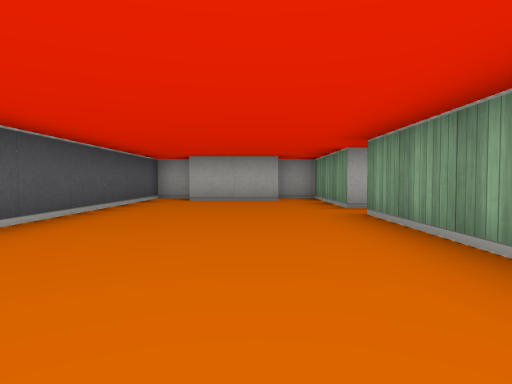
View 1 (above)

19 first-person views from a walk through a cub3D maze. The camera is about half as high as the walls, tilts 2° down and sees 75° across. The floor is counted in squares. Each view is taken from the middle of a square. On the plan, view 1 faces up. The plan holds only what a view shows up to about 9 squares ahead; the rest is blank. The place goes on beyond the plan.

View 2
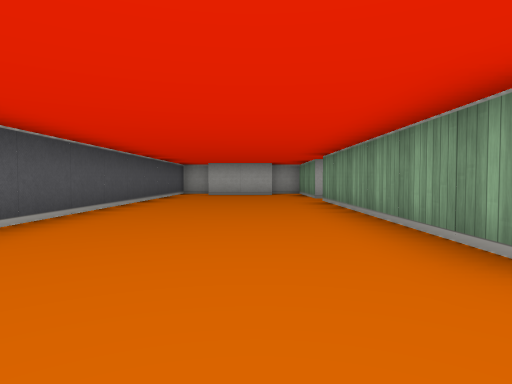

View 3
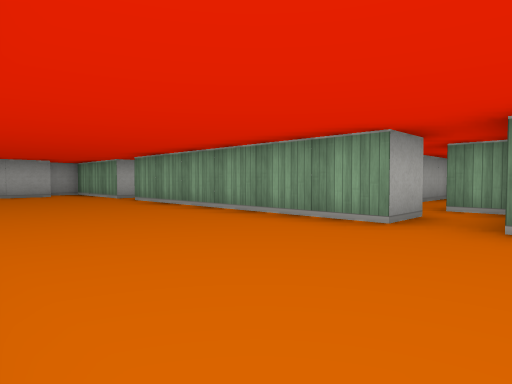

View 4
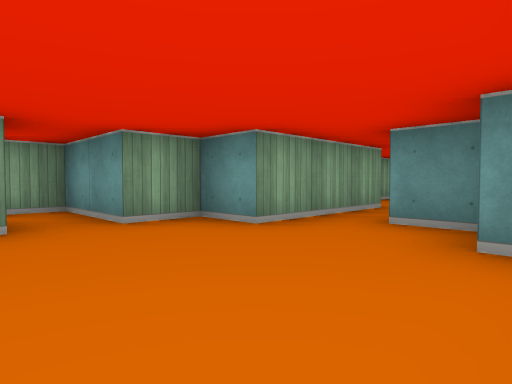

View 5
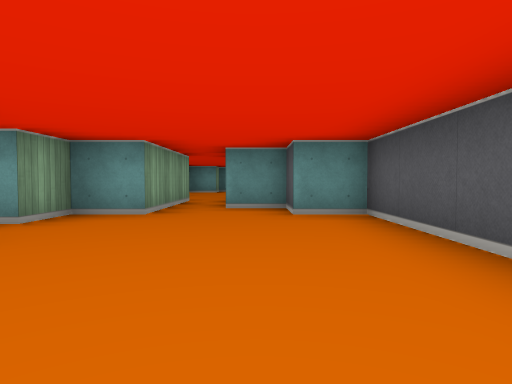

View 6
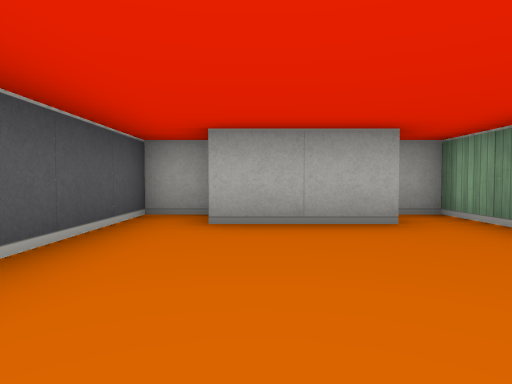

View 7
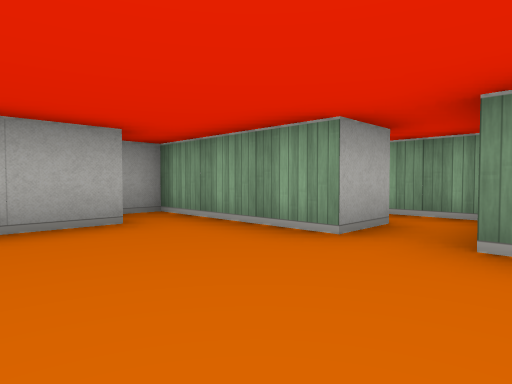

View 8
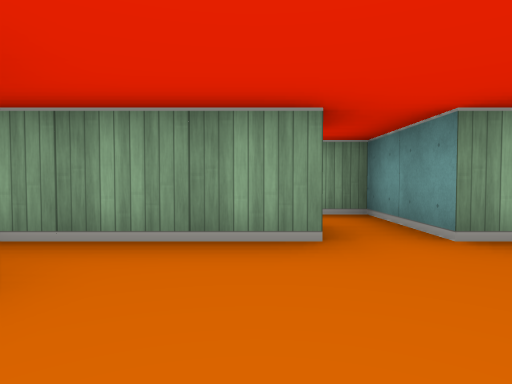

View 9
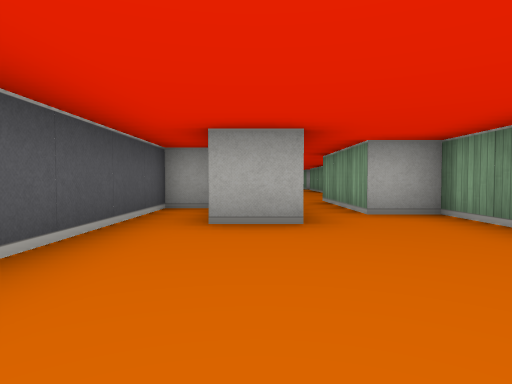

View 10
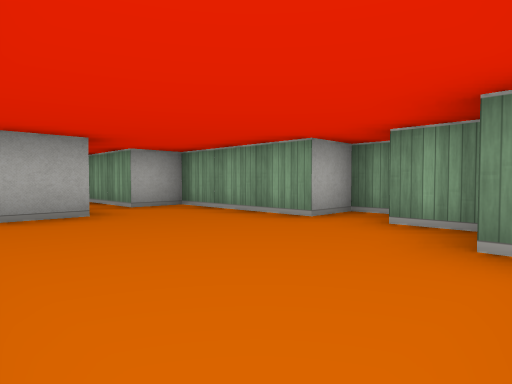

View 11
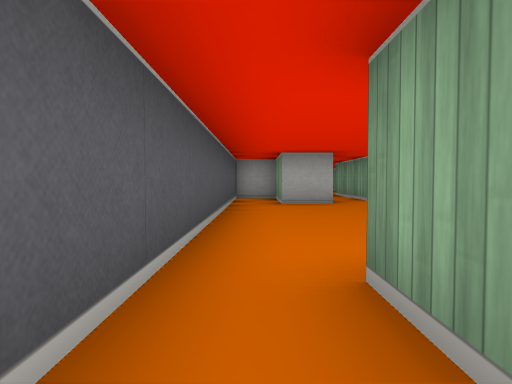

View 12
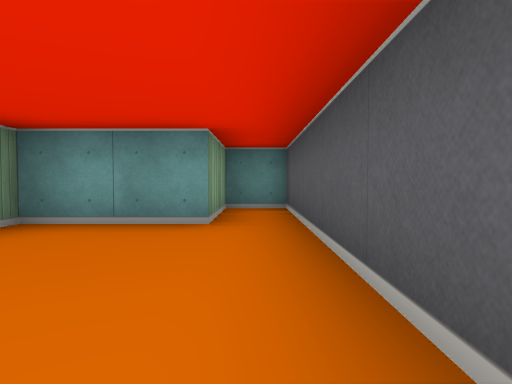

View 13
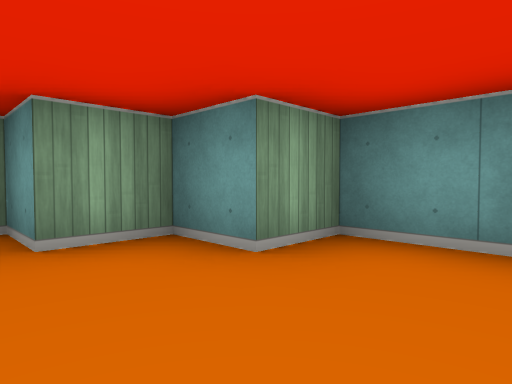

View 14
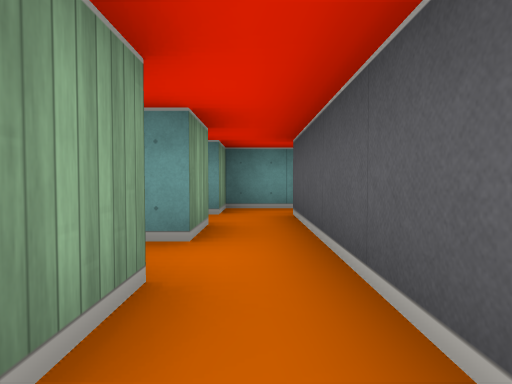

View 15
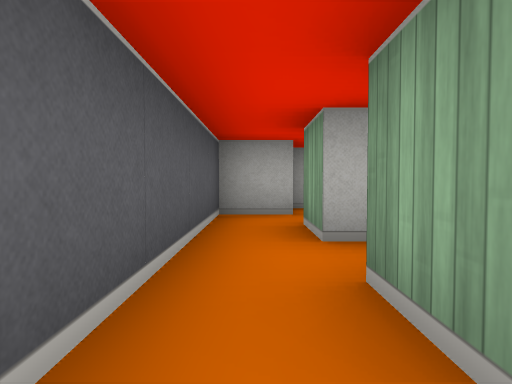

View 16
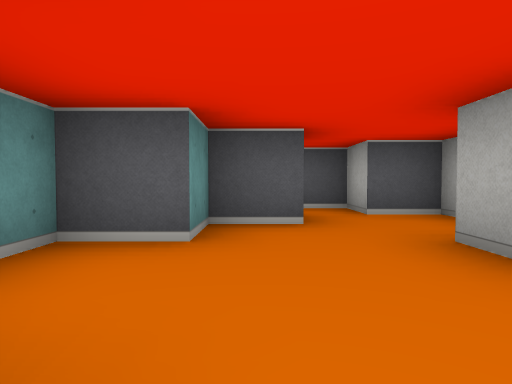

View 17
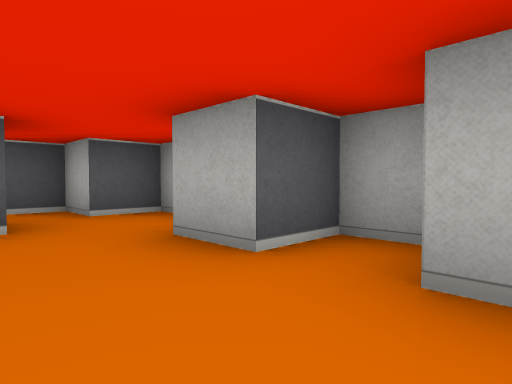

View 18
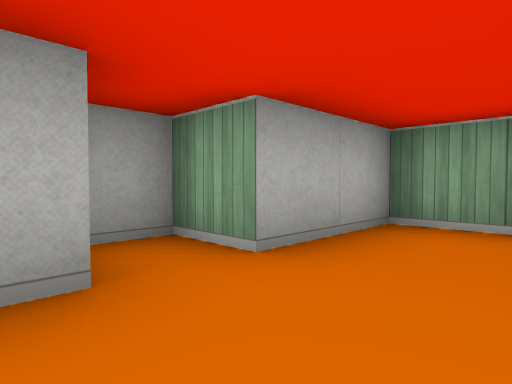

View 19
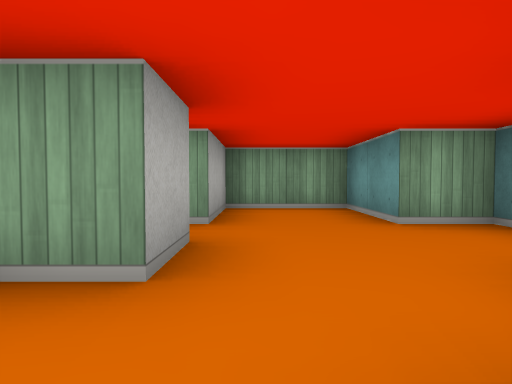

### Floor plan
Ten units are one square. View 1 is at (0, 0); x grows to the right and y downward. Boxes are objects, and circles mark ways between rooms. Rooms are numbered by the first view taken in them; rooms with no view inside come last. Other rooms are left out.
<svg viewBox="-30 -90 130 240">
<path fill="none" stroke="#000" d="M25 15 15 15 15 -45 25 -45M26 -55 15 -55 15 -85 5 -85M6 -75 -15 -75M5 45 5 35 15 35 15 25 25 25M-16 -85 -25 -85 -25 35 -15 35 -15 45 -5 45M-4 75 -15 75 -15 55 -25 55 -25 145 -15 145 -15 125 5 125 5 115 15 115 15 105 25 105 25 95 15 95 15 65 5 65 5 45M35 -45 35 -35 25 -35 25 -25M45 -15 55 -15M55 -35 55 -42M35 5 35 -5 39 -5M35 -15 35 -25M25 25 35 25 35 15M25 -25 25 15M55 -15 55 -5 75 -5 75 -15 95 -15 95 -35 75 -35 75 -45 65 -45 65 -35 55 -35M45 -26 45 -15"/>
<circle cx="0" cy="50" r="3" fill="#2a7"/>
<circle cx="20" cy="20" r="3" fill="#2a7"/>
<circle cx="30" cy="-20" r="3" fill="#2a7"/>
<circle cx="50" cy="-30" r="3" fill="#2a7"/>
<text x="0" y="-20">1</text>
<text x="-10" y="90">2</text>
<text x="40" y="-30">3</text>
<text x="30" y="0">4</text>
<text x="70" y="-30">5</text>
</svg>
Room 1 opens to room 2. Room 1 opens to room 4. Room 3 opens to room 4. Room 3 opens to room 5.

Where each view was taken, in squares from view 1:
view 1: 0 up, 0 right, facing up
view 2: 3 down, 0 right, facing up
view 3: 3 down, 2 left, facing up-right
view 4: 1 down, 2 left, facing down-right
view 5: 1 up, 1 left, facing down
view 6: 4 up, 1 left, facing up
view 7: 4 up, 1 left, facing up-right
view 8: 6 up, 1 left, facing right
view 9: 11 down, 1 left, facing up
view 10: 12 down, 2 left, facing up-right
view 11: 14 down, 2 left, facing up
view 12: 9 down, 2 left, facing down
view 13: 10 down, 1 left, facing down-right
view 14: 3 up, 3 right, facing down
view 15: 1 down, 3 right, facing up
view 16: 2 up, 8 right, facing left
view 17: 2 up, 8 right, facing up-left
view 18: 2 up, 6 right, facing up-right
view 19: 3 up, 4 right, facing right
